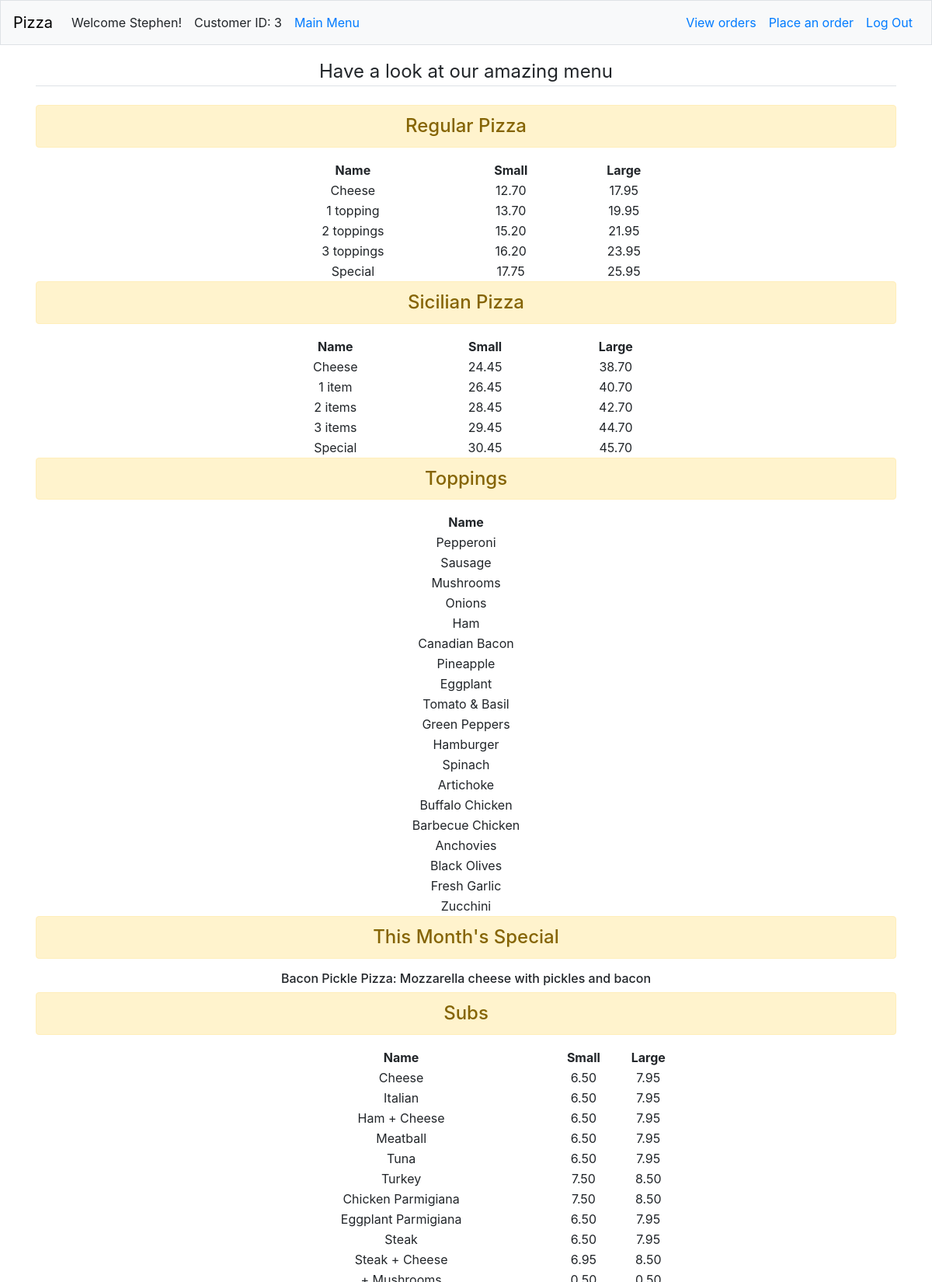
The page / (signed in, upper part) on the database its author committed.
### orders/models.py (models this page shows, shortened)
class RegularPizza(models.Model):
    name = models.CharField(max_length=64)
    small = models.DecimalField(max_digits=4, decimal_places=2)
    large = models.DecimalField(max_digits=4, decimal_places=2)

class SicilianPizza(models.Model):
    name = models.CharField(max_length=64)
    small = models.DecimalField(max_digits=4, decimal_places=2)
    large = models.DecimalField(max_digits=4, decimal_places=2)

class Topping(models.Model):
    name = models.CharField(max_length=64)

class Sub(models.Model):
    name = models.CharField(max_length=64)
    small = models.DecimalField(max_digits=4, decimal_places=2, null=True, blank=True)
    large = models.DecimalField(max_digits=4, decimal_places=2)

### orders/views.py (the view)
# urls.py: path("", views.index, name="index"),
def index(request):
    if request.user.is_authenticated:
        regular_pizza, sicilian_pizza, toppings, subs, pastas, salads, dinner_platter = Customer.view_menu(request)
        context = {
            "regular_pizza": regular_pizza,
            "sicilian_pizza": sicilian_pizza,
            "toppings": toppings,
            "subs": subs,
            "pastas": pastas,
            "salads": salads,
            "dinner_platter": dinner_platter
            }
        return render(request, "index.html", context)
    else:
        return render(request, "login.html")

### orders/models.py (called while the page is built)
    def view_menu(self):
        regular_pizza = RegularPizza.objects.all()
        sicilian_pizza = SicilianPizza.objects.all()
        toppings = Topping.objects.all()
        subs = Sub.objects.all()
        pastas = Pasta.objects.all()
        salads = Salad.objects.all()
        dinner_platter = DinnerPlatter.objects.all()
        return regular_pizza, sicilian_pizza, toppings, subs, pastas, salads, dinner_platter

### orders/templates/index.html (shortened to what this page needs)
{% extends "layout.html" %}
{% block content %}
    <legend class="border-bottom mb-4 text-center">Have a look at our amazing menu</legend>
    <h4 class="alert alert-warning text-center">Regular Pizza</h4>
    <table class='table-small mx-auto text-center' style="width:50%">
        <thead>
            <tr>
                <th>Name</th>
                <th>Small</th>
                <th>Large</th>
            </tr>
        </thead>
        <tbody>
            {% for row in regular_pizza %}
            <tr>
                <td>{{row.name}}</td>
                <td>{{row.small}}</td>
                <td>{{row.large}}</td>
            </tr>
            {% endfor %}
        </tbody>
    </table>
    <h4 class="alert alert-warning text-center">Sicilian Pizza</h4>
    <table class='table-small mx-auto text-center' style="width:50%">
        <thead>
            <tr>
                <th>Name</th>
                <th>Small</th>
                <th>Large</th>
            </tr>
        </thead>
        <tbody>
            {% for row in sicilian_pizza %}
            <tr>
                <td>{{row.name}}</td>
                <td>{{row.small}}</td>
                <td>{{row.large}}</td>
            </tr>
            {% endfor %}
        </tbody>
    </table>
    <h4 class="alert alert-warning text-center">Toppings</h4>
    <table class='table-small mx-auto text-center' style="width:50%">
        <thead>
            <tr>
                <th>Name</th>
            </tr>
        </thead>
        <tbody>
            {% for row in toppings %}
            <tr>
                <td>{{row.name}}</td>
            </tr>
            {% endfor %}
        </tbody>
    </table>
    <h4 class="alert alert-warning text-center">This Month's Special</h4>
    <h6 class="text-center">Bacon Pickle Pizza: Mozzarella cheese with pickles and bacon</h6>
    <h4 class="alert alert-warning text-center">Subs</h4>
    <table class='table-small mx-auto text-center' style="width:50%">
        <thead>
            <tr>
                <th>Name</th>
                <th>Small</th>
                <th>Large</th>
            </tr>
        </thead>
        <tbody>
            {% for row in subs %}
            <tr>
                <td>{{row.name}}</td>
                <td>{{row.small}}</td>
                <td>{{row.large}}</td>
            </tr>
            {% endfor %}
        </tbody>
    </table>
{% endblock %}

### orders/templates/layout.html (shortened to what this page needs)
<!DOCTYPE html>
<html lang="en">
    <head>
        <link rel="stylesheet" href="https://stackpath.bootstrapcdn.com/bootstrap/4.1.3/css/bootstrap.min.css">
    </head>
    <body>
        <nav class="navbar navbar-expand-lg bg-light border">
            <a class="navbar-brand" style="color:black">Pizza</a>
            <div class="collapse navbar-collapse">
                {% if user.is_authenticated %}
                <ul class="navbar-nav">
                    <li class="nav-item"><a class="nav-link">Welcome {{ user.username }}!</a></li>
                    <li class="nav-item"><a class="nav-link">Customer ID: {{ user.id }}</a></li>
                    <li class="nav-item"><a class="nav-link" href="/">Main Menu</a></li>
                </ul>
                <ul class="navbar-nav ml-auto">
                    <li class="nav-item"><a class="nav-link" href="/customer/{{ user.id }}/view-orders">View orders</a></li>
                    <li class="nav-item"><a class="nav-link" href="/customer/{{ user.id }}/place-an-order">Place an order</a></li>
                    <li class="nav-item"><a class="nav-link" href="{% url 'logout' %}">Log Out</a></li>
                </ul>
                {% else %}
                    <ul class="navbar-nav ml-auto">
                        <li class="nav-item"><a class="nav-link" href="{% url 'signup'%}">Sign Up</a>
                        <li class="nav-item"><a class="nav-link" href="{% url 'login' %}">Log In</a></li>
                    </ul>
                {% endif %}
            </div>
        </nav>
        <main class="container p-3">
            {% block content %}
            {% endblock %}
        </main>
    </body>
</html>

### rows shown on the page
RegularPizza: name "Cheese", small "12.70", large "17.95"
RegularPizza: name "1 topping", small "13.70", large "19.95"
RegularPizza: name "2 toppings", small "15.20", large "21.95"
RegularPizza: name "3 toppings", small "16.20", large "23.95"
RegularPizza: name "Special", small "17.75", large "25.95"
SicilianPizza: name "Cheese", small "24.45", large "38.70"
SicilianPizza: name "1 item", small "26.45", large "40.70"
SicilianPizza: name "2 items", small "28.45", large "42.70"
SicilianPizza: name "3 items", small "29.45", large "44.70"
SicilianPizza: name "Special", small "30.45", large "45.70"
Topping: name "Pepperoni"
Topping: name "Sausage"
Topping: name "Mushrooms"
Topping: name "Onions"
Topping: name "Ham"
Topping: name "Canadian Bacon"
Topping: name "Pineapple"
Topping: name "Eggplant"
Topping: name "Tomato & Basil"
Topping: name "Green Peppers"
Topping: name "Hamburger"
Topping: name "Spinach"
Topping: name "Artichoke"
Topping: name "Buffalo Chicken"
Topping: name "Barbecue Chicken"
Topping: name "Anchovies"
Topping: name "Black Olives"
Topping: name "Fresh Garlic"
Topping: name "Zucchini"
Sub: name "Cheese", small "6.50", large "7.95"
Sub: name "Italian", small "6.50", large "7.95"
Sub: name "Ham + Cheese", small "6.50", large "7.95"
Sub: name "Meatball", small "6.50", large "7.95"
Sub: name "Tuna", small "6.50", large "7.95"
Sub: name "Turkey", small "7.50", large "8.50"
Sub: name "Chicken Parmigiana", small "7.50", large "8.50"
Sub: name "Eggplant Parmigiana", small "6.50", large "7.95"
Sub: name "Steak", small "6.50", large "7.95"
Sub: name "Steak + Cheese", small "6.95", large "8.50"

### other values the page prints
{{ user.username }} "Stephen"
{{ user.id }} "3"
